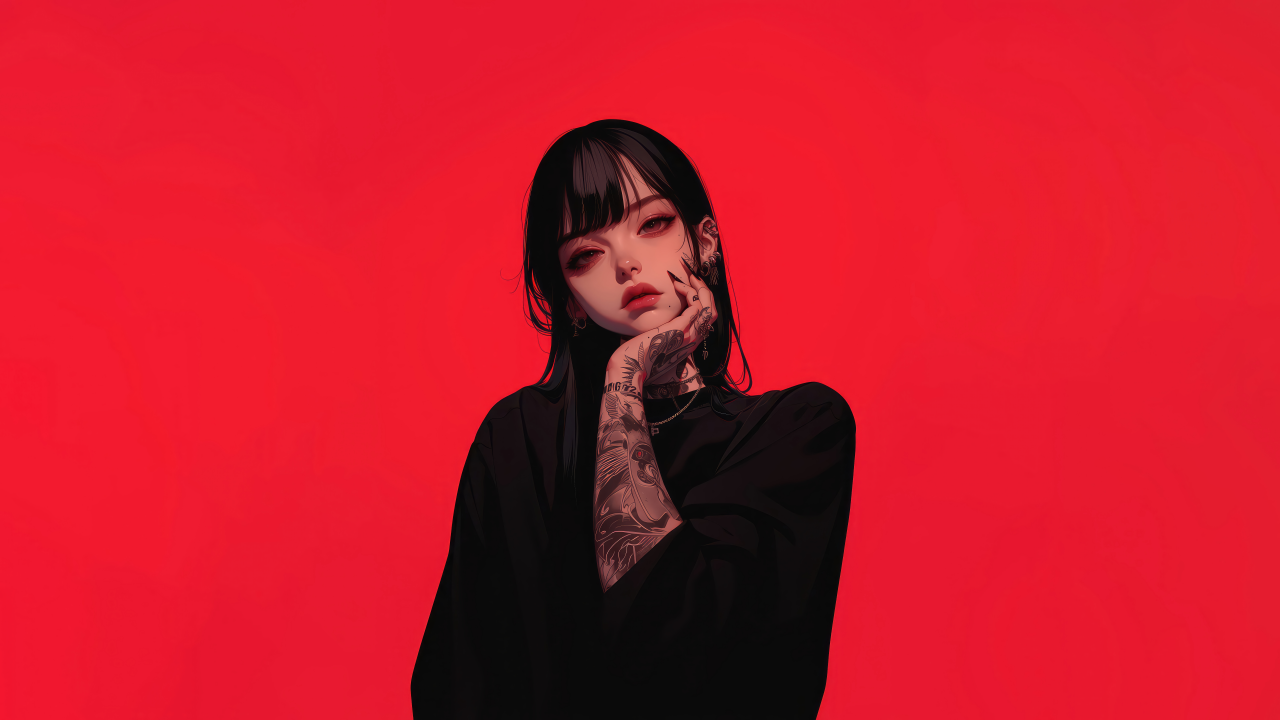
#> input picture STEAL/Ax-Shell-main/assets/wallpapers_example/example-1.jpg, 7680 x 4320 px (shown at 1/6 size)
$ python icarus-palette.py ../../STEAL/Ax-Shell-main/assets/wallpapers_example/example-1.jpg
#> lines starting #> are read from the running program, lines starting #| are printed output that depends on the picture
#!/usr/bin/env python3
import sys
import os
import colorsys
import argparse
from pathlib import Path

try:
    from PIL import Image
except ImportError:
    print("Error: Pillow is not installed. Install with 'pacman -S python-pillow'")
    sys.exit(1)

def get_vibrant_color(img_path):
    img = Image.open(img_path).convert('RGB')
    # Resize for fast processing
    img.thumbnail((200, 200))
    # Quantize to 16 colors using fast octree
    quantized = img.quantize(colors=16, method=Image.Quantize.FASTOCTREE).convert('RGB')
    colors = quantized.getcolors(40000)

    # Fallback default: Intelligent Darkness Steel Blue
    best_color = (74, 109, 140)
    max_vibrancy = -1

    for count, color in colors:
        r, g, b = color
        h, l, s = colorsys.rgb_to_hls(r/255.0, g/255.0, b/255.0)

        # Vibrancy score: prioritize high saturation, penalize extremes in lightness
        # We want accents that pop against dark backgrounds (lightness 0.3 - 0.7)
        if 0.2 < l < 0.8:
            score = s * count
            if score > max_vibrancy:
                max_vibrancy = score
                best_color = color

    return best_color

def rgb_to_hex(r, g, b):
    return f"#{r:02x}{g:02x}{b:02x}"

def generate_theme_files(accent_rgb):
    r, g, b = accent_rgb
    h, l, s = colorsys.rgb_to_hls(r/255.0, g/255.0, b/255.0)

    # Accent Main
    accent = rgb_to_hex(r, g, b)

    # Accent Lighter (for highlights/hover)
    lr, lg, lb = colorsys.hls_to_rgb(h, min(1.0, l + 0.15), s)
    accent_light = rgb_to_hex(int(lr*255), int(lg*255), int(lb*255))

    # Accent Darker (for borders/inactive states)
    dr, dg, db = colorsys.hls_to_rgb(h, max(0.0, l - 0.2), s)
    accent_dark = rgb_to_hex(int(dr*255), int(dg*255), int(db*255))

    # Intelligent Darkness base colors (Static)
    bg_base = "#050505"
    bg_surface = "#0A0A0A"
    text_primary = "#C7CACD"

    theme_dir = Path.home() / ".config" / "icarus" / "theme"
    theme_dir.mkdir(parents=True, exist_ok=True)

    # 1. Hyprland colors.conf
    hypr_conf = f"""# Auto-generated by Icarus Palette
$bgBase = rgb(050505)
$bgSurface = rgb(0A0A0A)
$textPrimary = rgb(C7CACD)
$accent = rgb({accent[1:]})
$accentLight = rgb({accent_light[1:]})
$accentDark = rgb({accent_dark[1:]})
"""
    with open(theme_dir / "colors.conf", "w") as f:
        f.write(hypr_conf)

    # 2. CSS variables (Waybar, Wlogout)
    css_conf = f"""/* Auto-generated by Icarus Palette */
@define-color bgBase {bg_base};
@define-color bgSurface {bg_surface};
@define-color textPrimary {text_primary};
@define-color accent {accent};
@define-color accentLight {accent_light};
@define-color accentDark {accent_dark};
"""
    with open(theme_dir / "colors.css", "w") as f:
        f.write(css_conf)

    # 3. Shell variables (for bash scripts)
    sh_conf = f"""# Auto-generated by Icarus Palette
export ICARUS_BG_BASE="{bg_base}"
export ICARUS_BG_SURFACE="{bg_surface}"
export ICARUS_TEXT="{text_primary}"
export ICARUS_ACCENT="{accent}"
export ICARUS_ACCENT_LIGHT="{accent_light}"
export ICARUS_ACCENT_DARK="{accent_dark}"
"""
    with open(theme_dir / "colors.sh", "w") as f:
        f.write(sh_conf)

    # 4. Rofi colors.rasi
    rofi_conf = f"""/* Auto-generated by Icarus Palette */
* {{
    bg-base: {bg_base};
    bg-surface: {bg_surface};
    text-primary: {text_primary};
    accent: {accent};
    accent-light: {accent_light};
    accent-dark: {accent_dark};
}}
"""
    with open(theme_dir / "colors.rasi", "w") as f:
        f.write(rofi_conf)

    # 5. GTK CSS override
    gtk_conf = f"""/* Auto-generated by Icarus Palette */
@define-color accent_color {accent};
@define-color accent_bg_color {accent};
@define-color accent_fg_color {text_primary};
"""
    with open(theme_dir / "gtk.css", "w") as f:
        f.write(gtk_conf)

    # 6. Eww colors.scss
    scss_conf = f"""/* Auto-generated by Icarus Palette */
$bgBase: {bg_base};
$bgSurface: {bg_surface};
$textPrimary: {text_primary};
$accent: {accent};
$accentLight: {accent_light};
$accentDark: {accent_dark};
"""
    with open(theme_dir / "colors.scss", "w") as f:
        f.write(scss_conf)

    # 7. Update Cava config if it exists
    cava_config = Path.home() / ".config" / "cava" / "config"
    if cava_config.exists():
        update_cava(cava_config, accent, accent_light)
        # Soft reload cava
        os.system("killall -SIGUSR1 cava 2>/dev/null")

def update_cava(cava_path, c1, c2):
    with open(cava_path, 'r') as f:
        lines = f.readlines()

    for i, line in enumerate(lines):
        if line.startswith("gradient_color_1"):
            lines[i] = f"gradient_color_1 = {c1}\n"
        elif line.startswith("gradient_color_2"):
            lines[i] = f"gradient_color_2 = {c1}\n"
        elif line.startswith("gradient_color_3"):
            lines[i] = f"gradient_color_3 = {c2}\n"
        elif line.startswith("gradient_color_4"):
            lines[i] = f"gradient_color_4 = {c2}\n"

    with open(cava_path, 'w') as f:
        f.writelines(lines)

def main():
    parser = argparse.ArgumentParser(description="Icarus Dynamic Palette Generator")
    parser.add_argument("image", help="Path to the wallpaper image")
    args = parser.parse_args()

    if not os.path.exists(args.image):
        print(f"Error: {args.image} not found.")
        sys.exit(1)

    print(f"Extracting vibrant colors from {args.image}...")
    accent_rgb = get_vibrant_color(args.image)
#> in get_vibrant_color, img is the input picture: PIL image 7680x4320 RGB; mean R, G, B 198, 25.6, 42
#> in get_vibrant_color, `img.thumbnail((200, 200))`:
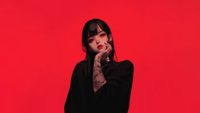
#> img: PIL image 200x113 RGB; mean R, G, B 198, 25.6, 42
#> in get_vibrant_color, `quantized = img.quantize(colors=16, method=Image.Quantize.FASTOCTREE)...`:
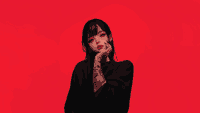
#> quantized: PIL image 200x113 RGB; mean R, G, B 197.3, 24.9, 41.5
#> in get_vibrant_color, `colors = quantized.getcolors(40000)`: colors = 16 items
#> the loop in get_vibrant_color, `for count, color in colors:` made 16 passes
#> (count, r, g, b, h, l, s, score) on passes 1, 2, 3, 9, 11, 12, 13: (23, 224, 130, 115, 0.0229, 0.665, 0.637, 14.66), (108, 205, 114, 102, 0.0194, 0.602, 0.507, 54.8), (240, 160, 84, 79, 0.0103, 0.469, 0.339, 81.34), (414, 91, 36, 39, 0.991, 0.249, 0.433, 179.3), (1180, 238, 27, 47, 0.984, 0.52, 0.861, 1016.2), (5170, 241, 26, 45, 0.985, 0.524, 0.885, 4574.3), (7615, 233, 26, 46, 0.984, 0.508, 0.825, 6280.1)
#> (count, r, g, b, h, l, s, score) on passes 4, 5, 6, 7, 8, 10: (26, 123, 66, 66, 0, 0.371, 0.302, 7.84), (3, 145, 65, 61, 0.00794, 0.404, 0.408, 1.22), (3, 119, 64, 62, 0.00585, 0.355, 0.315, 0.945), (1, 128, 61, 66, 0.988, 0.371, 0.354, 0.354), (3, 113, 59, 64, 0.985, 0.337, 0.314, 0.942), (136, 156, 30, 40, 0.987, 0.365, 0.677, 92.13)
#> after the loop in get_vibrant_color, `for count, color in colors:`: max_vibrancy = 6280.1
#> accent_rgb = (233, 26, 46)
    generate_theme_files(accent_rgb)
#> in generate_theme_files, `r, g, b = accent_rgb`: r = 233; g = 26; b = 46
#> in generate_theme_files, `h, l, s = colorsys.rgb_to_hls(r/255.0, g/255.0, b/255.0)`: h = 0.984; l = 0.508; s = 0.825
#> in generate_theme_files, `accent = rgb_to_hex(r, g, b)`: accent = '#e91a2e'
#> in generate_theme_files, `lr, lg, lb = colorsys.hls_to_rgb(h, min(1.0, l + 0.15), s)`: lr = 0.94; lg = 0.376; lb = 0.43
#> in generate_theme_files, `accent_light = rgb_to_hex(int(lr*255), int(lg*255), int(lb*255))`: accent_light = '#ef5f6d'
#> in generate_theme_files, `dr, dg, db = colorsys.hls_to_rgb(h, max(0.0, l - 0.2), s)`: dr = 0.562; dg = 0.054; db = 0.103
#> in generate_theme_files, `accent_dark = rgb_to_hex(int(dr*255), int(dg*255), int(db*255))`: accent_dark = '#8f0d1a'

    print("Icarus palette updated successfully.")

    # Reload hyprland and waybar silently if running
    os.system("hyprctl reload >/dev/null 2>&1")
    os.system("killall -SIGUSR2 waybar >/dev/null 2>&1")

if __name__ == "__main__":
    main()

$ run again, on STEAL/Ax-Shell-main/assets/wallpapers_example/example-4.webp
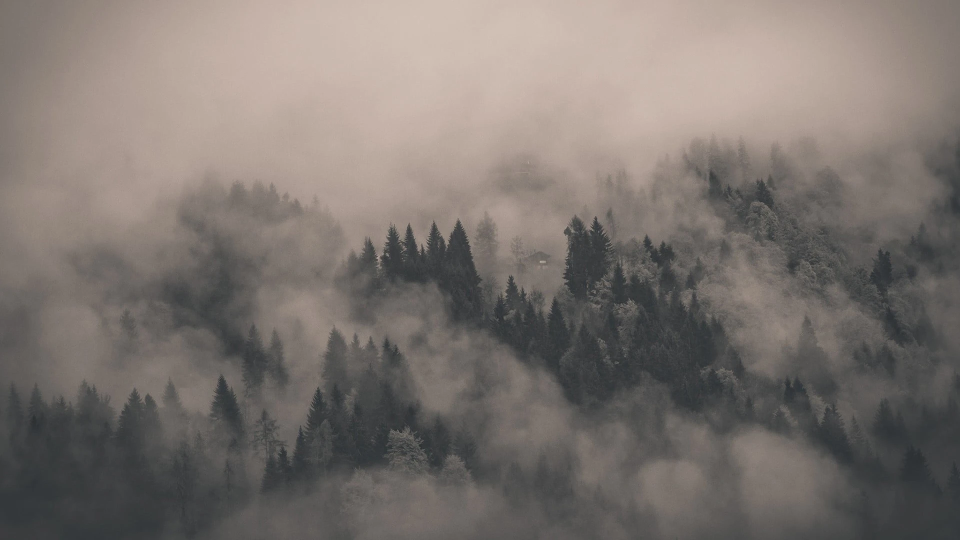
#> input picture STEAL/Ax-Shell-main/assets/wallpapers_example/example-4.webp, 1920 x 1080 px (shown at 1/2 size)
#> in get_vibrant_color, img is the input picture: PIL image 1920x1080 RGB; mean R, G, B 123.5, 115.9, 111
#> in get_vibrant_color, `img.thumbnail((200, 200))`:
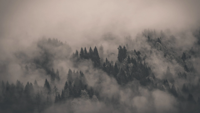
#> img: PIL image 200x113 RGB; mean R, G, B 123.5, 115.9, 111.1
#> in get_vibrant_color, `quantized = img.quantize(colors=16, method=Image.Quantize.FASTOCTREE)...`:
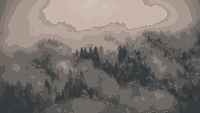
#> quantized: PIL image 200x113 RGB; mean R, G, B 122.9, 115.5, 110.7
#> colors = 16 items
#> the loop in get_vibrant_color, `for count, color in colors:` made 16 passes
#> (count, r, g, b, h, l, s, score) on passes 1, 2, 3, 5: (107, 208, 192, 181, 0.0679, 0.763, 0.223, 23.88), (931, 202, 185, 174, 0.0655, 0.737, 0.209, 194.5), (1814, 198, 180, 171, 0.0556, 0.724, 0.191, 347.4), (2972, 167, 152, 143, 0.0625, 0.608, 0.12, 356.6)
#> after the loop in get_vibrant_color, `for count, color in colors:`: max_vibrancy = 356.6
#> accent_rgb = (167, 152, 143)
#> in generate_theme_files, `r, g, b = accent_rgb`: r = 167; g = 152; b = 143
#> in generate_theme_files, `h, l, s = colorsys.rgb_to_hls(r/255.0, g/255.0, b/255.0)`: h = 0.0625; l = 0.608; s = 0.12
#> accent = '#a7988f'
#> lr = 0.787; lg = 0.751; lb = 0.729
#> accent_light = '#c8bfb9'
#> dr = 0.457; dg = 0.396; db = 0.359
#> accent_dark = '#74645b'
